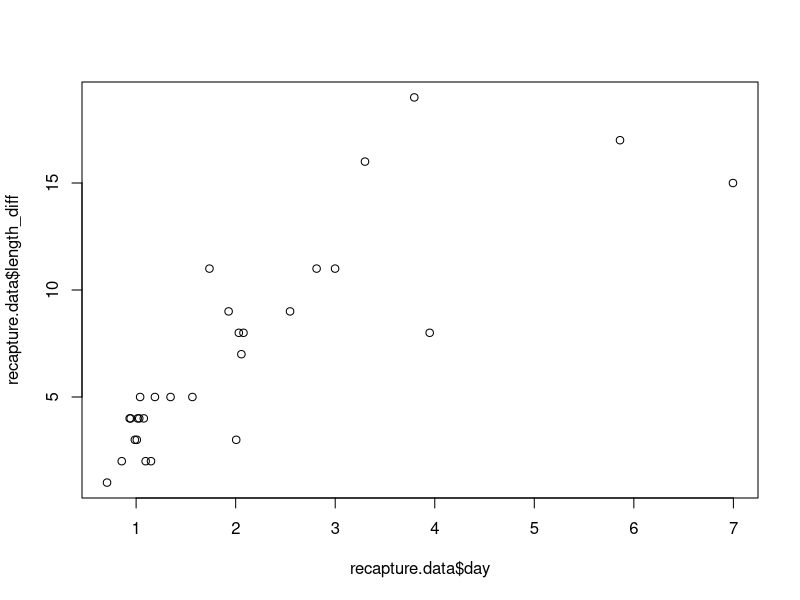
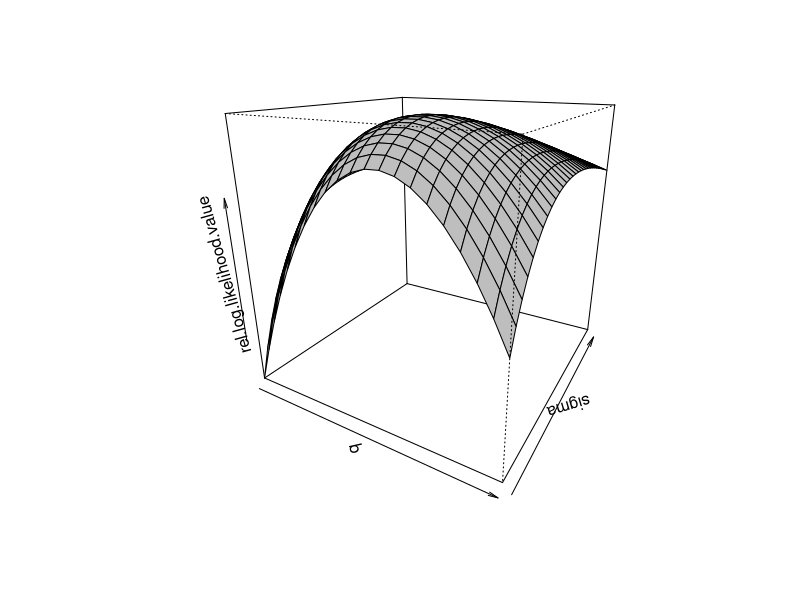
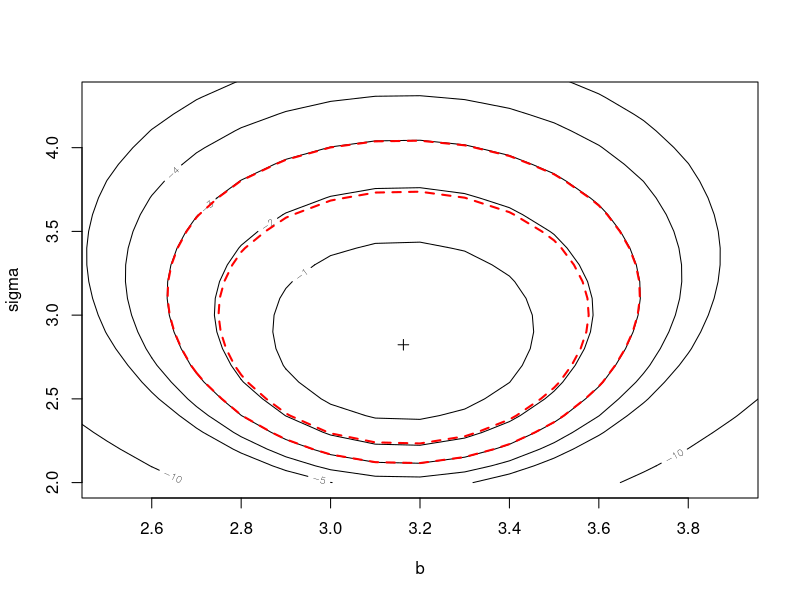
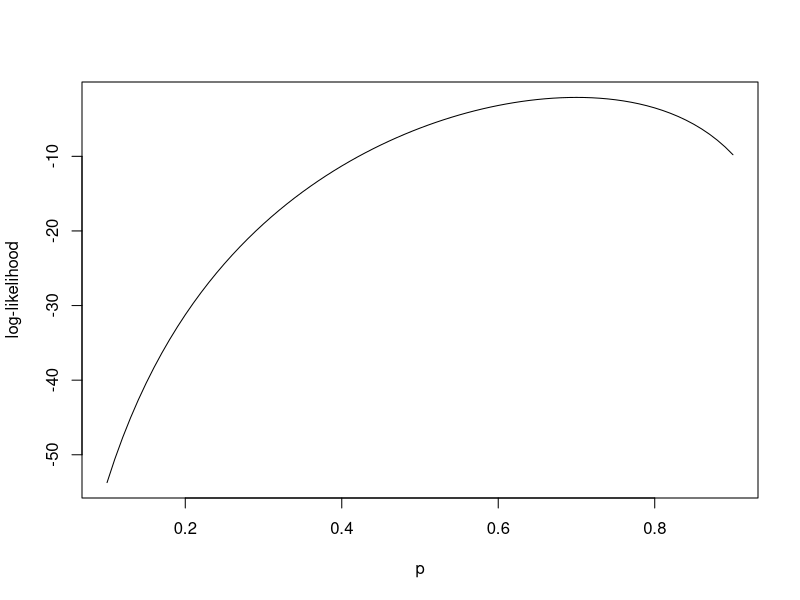
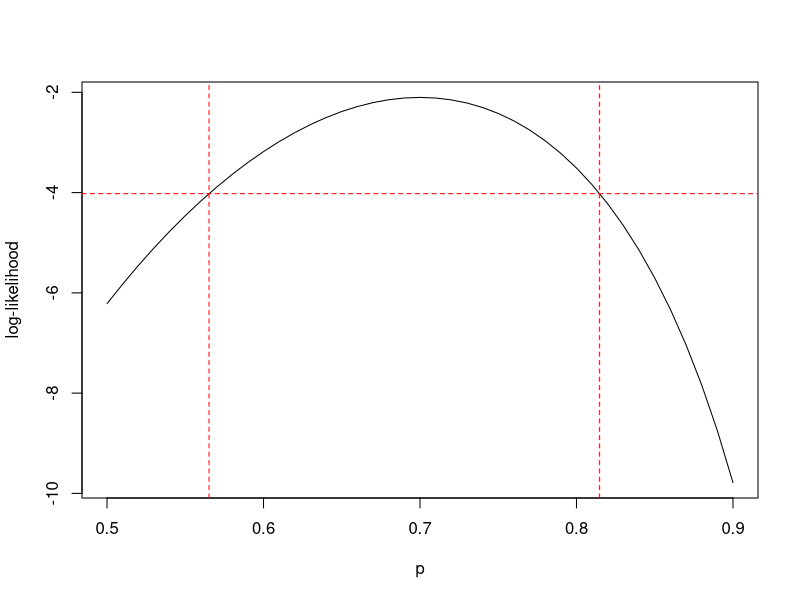
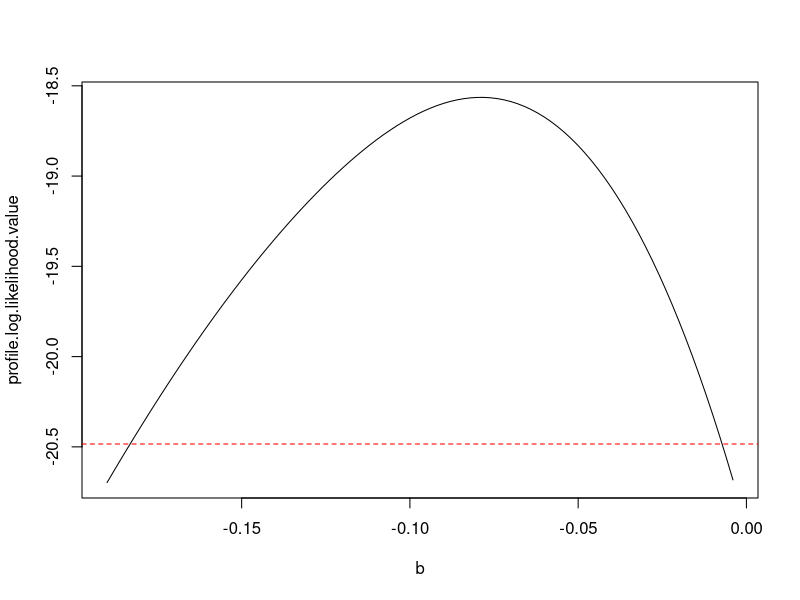

Here is the R script that generated these plots, in order:
## Maximum likelihood - day 4 - Confidence intervals----

rm(list=ls())
# setwd("Documents/CMEECourseWork/max_likelihood/code")

# Lecture 4 ----
# linear regression - test for intercept - Likelihood ratio test

# read data
recapture.data <- read.csv("../data/recapture.csv")

# scatterplot
plot(recapture.data$day, recapture.data$length_diff)

# M1 (from yesterday) ----
# log-likelihood function for M1 (WITHOUT AN INTERCEPT)
regression.no.intercept.log.likelihood<-function(parm, dat) {
    # define the params
    # NO INTERCEPT this time
    b <- parm[1]
    sigma <- parm[2]
    
    # define the data
    # SAME AS BEFORE
    x <- dat[,1]
    y <- dat[,2]
    
    # define the error term - no intercept here
    error.term <- (y-b*x)
    
    # REMEMBER THE NORMAL pdf?
    density <- dnorm(error.term, mean=0, sd=sigma, log=T)
    
    # log-likelihood is the sum of densities
    return(sum(density))
}

M1 <- optim(par=c(1,1), regression.no.intercept.log.likelihood,
            dat=recapture.data, method='L-BFGS-B',
            lower=c(-1000,0.0001), upper=c(1000,10000),
            control=list(fnscale=-1), hessian=T)


# M1 has 2 params: b and sigma
# plot log-likelihood surface against b and sigma ----
# bivariate function => 3D plot

?persp()

# define range of params to be plotted
b <- seq(2, 4, 0.1)
sigma <- seq(2, 5, 0.1)

# log-likelihood value stored in a matrix
log.likelihood.value <- matrix(nr=length(b), nc=length(sigma))

# compute the log-likelihood value for each pair of params
for (i in 1:length(b)) {
    for (j in 1:length(sigma)) {
        log.likelihood.value[i,j] <- regression.no.intercept.log.likelihood(parm=c(b[i], sigma[j]),
                                                                            dat=recapture.data)
    }
}

# interested in the relative log-likelihood value 
# relative to the peak (maximum)
rel.log.likelihood.value <- log.likelihood.value - M1$value

# function for 3D plot
persp(b, sigma, rel.log.likelihood.value, 
      theta=30, phi=20, xlab="b", ylab="sigma", zlab="rel.log.likelihood.value",
      col="grey")
# not super informative


# contour plot ----
contour(b, sigma, rel.log.likelihood.value,
        xlab="b", ylab="sigma", xlim=c(2.5, 3.9), ylim=c(2.0, 4.3),
        levels=c(-1:-5, -10), cex=2)
# draw a cross to indicate the maximum
points(M1$par[1], M1$par[2], pch=3)

# draw -1.92 line (circle) on the contour map
contour.line <- contourLines(b, sigma, rel.log.likelihood.value,
                             levels=-1.92)[[1]]
lines(contour.line$x, contour.line$y, col="red", lty=2, lwd=2)

# draw -2.99 line (circle) on the contour map
contour.line <- contourLines(b, sigma, rel.log.likelihood.value,
                             levels=-2.99)[[1]]
lines(contour.line$x, contour.line$y, col="red", lty=2, lwd=2)


# CI: approximate normality of MLE ----

# optim() 2D param space: b and sigma
# with the HESSIAN MATRIX
result <- optim(par=c(1,1), regression.no.intercept.log.likelihood,
                method='L-BFGS-B',
                lower=c(-1000,0.0001), upper=c(1000,10000),
                control=list(fnscale=-1), dat=recapture.data, hessian=T)
result
# hessian matrix:
result$hessian

# the variance-covariance matrix is the negative of the inverse of the hessian matrix:
# use solve() function
var.cov.matrix <- (-1) * solve(result$hessian)
var.cov.matrix  # variance-covariance structure

# for b alone: 95% CI = 3.1629 +/- 1.96*sqrt(0.04227)


## Practical 4 ----

# Q1 ----

coin.log.likelihood <- function(p, y=35, n=50){
    log(choose(n, y)*p^y*(1-p)^(n-y))
}

p <- seq(0.1, 0.9, 0.01)
log.likelihood.value <- coin.log.likelihood(p=p)
plot(p, log.likelihood.value, type="l", ylab="log-likelihood")

## zoom in a bit to maximum
p <- seq(0.5, 0.9, 0.01)
log.likelihood.value <- coin.log.likelihood(p=p)
plot(p, log.likelihood.value, type="l", ylab="log-likelihood")

# plot line 1.92 below the max value of log likelihood
max_p <- optimize(coin.log.likelihood, interval=c(0,1), maximum=TRUE)$maximum
max_value <- coin.log.likelihood(max_p)
abline(h = (max_value-1.92), col="red", lty=2)

f <- function(p) {
    coin.log.likelihood(p) - coin.log.likelihood(max_p) + 1.92  # = distance between red line and curve (only ABOVE the red line)
}

# can see there are 2 points that lines intersect:

# upper CI
# must be between 0.7 (max of peak) and a big num eg 0.9 (see from graph)
uniroot(f, interval=c(0.7, 0.9))
# upper CI = 0.8148

# lower CI
uniroot(f, interval=c(0.1, 0.7))
# lower CI = 0.5618

abline(v=0.5651833, col="red", lty=2)
abline(v=0.8148, col="red", lty=2)


# Q3 ----
# profile likelihood with flowering.txt

rm(list=ls())

# read in data
flowering <- read.table("../data/flowering.txt", header=T)

## FROM YESTERDAY
logistic.log.likelihood.int <- function(parm, dat) {
    # define params
    a <- parm[1]
    b <- parm[2]
    c <- parm[3]
    d <- parm[4]
    
    # define response variable (first col of dat)
    State <- dat[,1]
    # and explanatory variables
    Flowers <- dat[,2]
    Root <- dat[,3]
    
    # model success probability - WITH INTERACTION
    p <- exp(a + b*Flowers + c*Root + d*Flowers*Root) / (1 + exp(a + b*Flowers + c*Root + d*Flowers*Root))
    
    # the log-likelihood function
    log.like <- sum(State*log(p) + (1-State)*log(1-p))
    
    return(log.like)
}

M2 <- optim(par=c(0,0,0,0), 
            logistic.log.likelihood.int,
            dat=flowering, 
            control=list(fnscale=-1))
#### END: FROM YESTERDAY

## want to find the 95% CI for b (the coef of Flowers) ----

M2
# ML estimate for b = -0.07889
# if we move b away from this value, the log-likelihood decreases

# # THE WRONG APPROACH. SET b=-0.03, AND KEEP OTHERS AT THEIR MLE
# logistic.log.likelihood.int(parm=c(M2$par[1], -0.03, M2$par[3],
#                                    M2$par[4]), dat=flowering)
# ## NO!!! - there is no guarantee that at b=-0.03 the log-likelihood is maxed for a,c and d

# CORRECT APPROACH:
# fix b at a certain value, re-maximise (partially) the log-likelihood => profile likelihood

# profile log-likelihood for b (a function of b)
profile.log.likelihood<-function(b) {
    f <- function(parm_acd) {
        # parm_acd is a vect of length 3 for the 3 remaining params 
        # f is maximised wrt these 3 params
        logistic.log.likelihood.int(c(parm_acd[1], b,
                                      parm_acd[2], parm_acd[3]), dat=flowering)
    }
    # optimise a,c and d for this value of b
    temp <- optim(c(0, 0, 0), f, control=list(fnscale=-1))
    return(temp$value)
}

# profile log-likelihood value for b b=-0.03
profile.log.likelihood(b = -0.03)

# now evaluate the profile log-likelihood for b in the neighbourhood of b_hat (ie b when log-like maxed)

# plot the profile log-likelihood for a range of b, around its MLE
# (NOTE: each point involves a maximisation - computationally intensive)
b <- seq(-0.19, -0.004, 0.002)
profile.log.likelihood.value <- rep(NA, length(b))
for (i in 1:length(b)) {
    profile.log.likelihood.value[i] <- profile.log.likelihood(b[i])
}
# plot the profile log-likelihood
plot(b, profile.log.likelihood.value, type='l')
# draw a horizontal line which is 1.92 units below the maximum
abline(h=M2$value-1.92, col='red', lty=2)

# since just interested in one param here - the 95% CI for b is the region 
# where the profile log-likelihood above the red line (ie no more than 1.92 below the max)
# (can use same principle to profile 2/more params - see practical notes)


# find same by assuming normality ----
M2 <- optim(c(0,0,0,0), logistic.log.likelihood.int,
            dat=flowering, control=list(fnscale=-1), hessian=T)
M2$hessian

vcov <- (-1)*solve(M2$hessian)
vcov
# upper CI
M2$par[2] + 1.96*sqrt(vcov[2,2]) #vcov[2,2] = variance of b
# lower CI
M2$par[2] - 1.96*sqrt(vcov[2,2])


# do the same but w glm! ----
glm.M1 <- glm(State ~ Flowers+Root, family=binomial, data=flowering)
summary(glm.M1)

glm.M2 <- glm(State ~ Flowers*Root, family=binomial, data=flowering)
summary(glm.M2)
# residual deviance from this = 2*max value from M2
M2$value*2

anova(glm.M1, glm.M2, test="LRT")
# deviance = D from yesterday

# profile likelihood - same as nums from plot above
confint(glm.M2, 2, trace=T)
